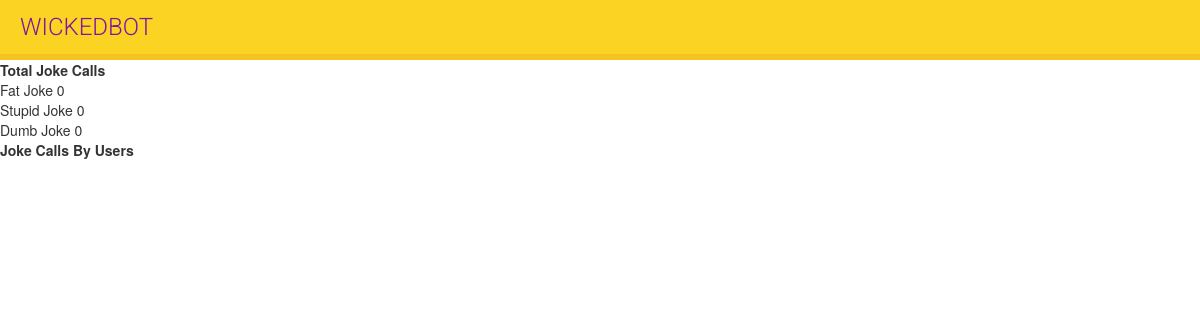
The page /chat/calls/ on the database as committed earlier.
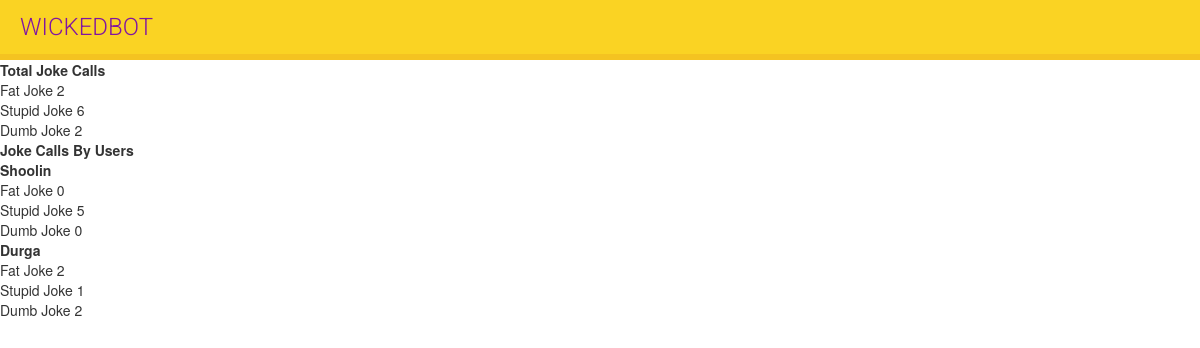
The same page on the database as committed later.
### chat/models.py (models this page shows)
class User(models.Model):
    name=models.CharField(max_length=20)
    f_joke=models.DecimalField(max_digits=100,decimal_places=0,default=0)
    d_joke=models.DecimalField(max_digits=100,decimal_places=0,default=0)
    s_joke=models.DecimalField(max_digits=100,decimal_places=0,default=0)

### chat/views.py (the view)
# urls.py: path('calls/',views.joke_calls,name='total_joke'),
def joke_calls(request):
    users=User.objects.all()
    jokes={'fat':0,'dumb':0,'stupid':0}
    for u in users:
        jokes['fat']=jokes['fat']+u.f_joke
        jokes['stupid']=jokes['stupid']+u.s_joke
        jokes['dumb']=jokes['dumb']+u.d_joke
    return render(request,'chat/calls.html',{'users':users,'jokes':jokes})

### chat/templates/chat/calls.html (shortened to what this page needs)
{% extends "base.html" %}
{% block content %}
<table>
  <th>Total Joke Calls</th>
  <tr>
    <td>Fat Joke {{ jokes.fat }}</td>
  </tr>
  <tr>
    <td>Stupid Joke  {{ jokes.stupid }}</td>
  </tr>
  <tr>
      <td>Dumb Joke  {{ jokes.dumb }}</td>
  </tr>
  <table>
      <th>Joke Calls By Users</th>
      {% for user in users %}
      <tr>
          <td><strong>  {{ user.name }}</strong></td>
      </tr>
      <tr>
        <td>Fat Joke {{ user.f_joke }}</td>
      </tr>
      <tr>
        <td>Stupid Joke  {{ user.s_joke }}</td>
      </tr>
      <tr>
          <td>Dumb Joke  {{ user.d_joke }}</td>
      </tr>
      {%  endfor %}
  </table>
{% endblock %}

### chat/templates/base.html (shortened to what this page needs)
{% load static %}
<!DOCTYPE html>
<html>
<head>
  <link href="{% static "css/base.css" %}" rel="stylesheet">
  <link rel="stylesheet" href="https://maxcdn.bootstrapcdn.com/bootstrap/3.4.1/css/bootstrap.min.css">
</head>
<body>
  <div id="header">
    <a href="/" class="logo">WickedBot</a>
  </div>
  <div id="content">
    {% block content %}
    {% endblock %}
  </div>
</body>
</html>

### chat/static/css/base.css (style rules this page uses)
body { margin:0; font-family:'Roboto', sans-serif; font-weight:400; color:#333; }
a { color:#3fad37; text-decoration:none; }
#header { background:#fad323; overflow:auto; padding:10px 20px; border-bottom:6px solid #f4c021db; }
#header .logo { text-decoration:none; font-family:'Roboto', sans-serif; font-weight:300; text-transform:uppercase; font-size:24px; color:rgb(129, 22, 161); float:left; }
#header a { color:#fff; }

Rows that differ between the two databases and show on the page:
added User: name "Shoolin", f_joke "0", s_joke "5", d_joke "0"
added User: name "Durga", f_joke "2", s_joke "1", d_joke "2"
Other text that changed with them:
{{ jokes.fat }}: "0" → "2"
{{ jokes.stupid }}: "0" → "6"
{{ jokes.dumb }}: "0" → "2"
